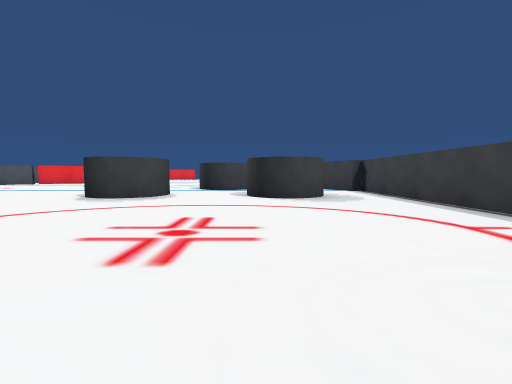
[1] (above)

23 first-person views from a walk through a scene from a Unity 3-D project. The camera is 0.55 m above the floor, tilts 4° down and sees 90° across. The floor is counted in squares, 1 m on a side. Each view is taken from the middle of a square. On the plan, view 1 faces up. The plan holds only what a view shows up to about 9 squares ahead; the rest is blank.

[2]
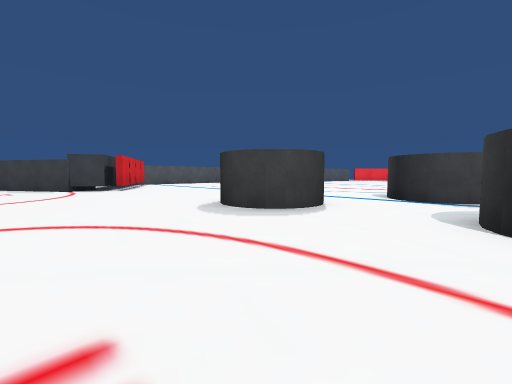

[3]
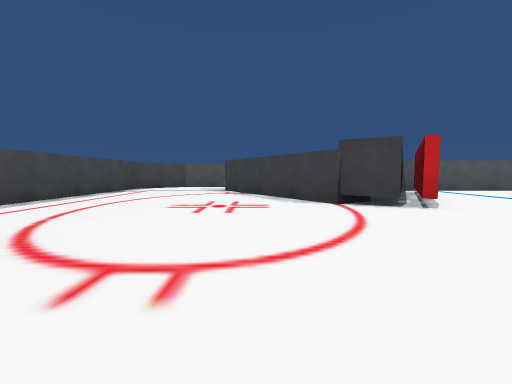

[4]
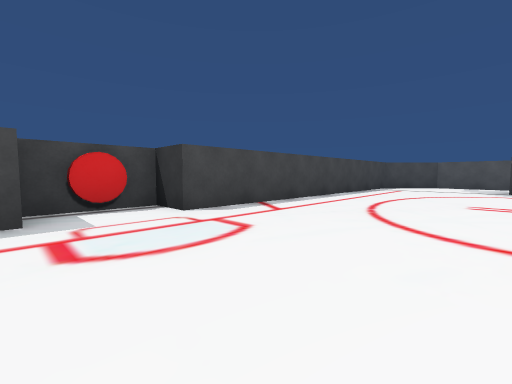

[5]
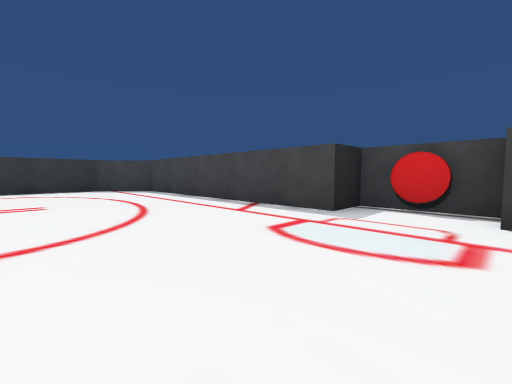

[6]
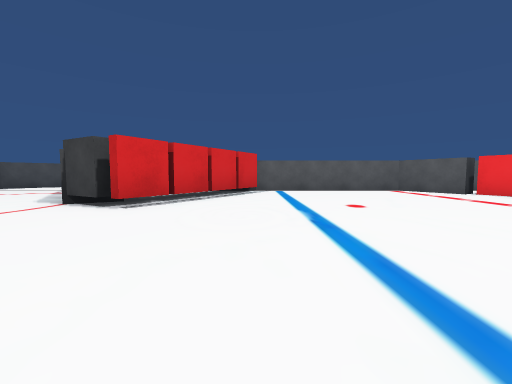

[7]
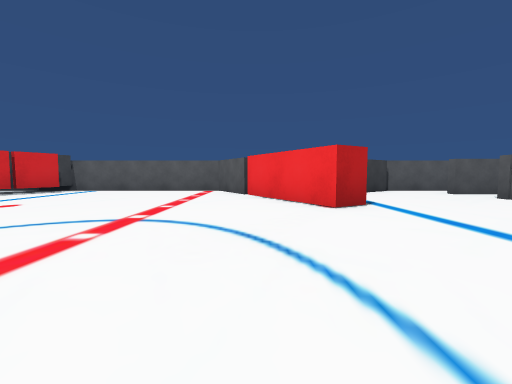

[8]
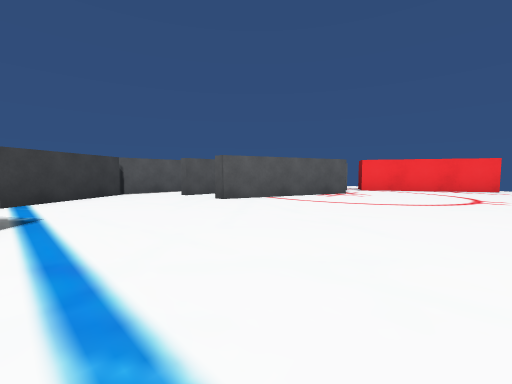

[9]
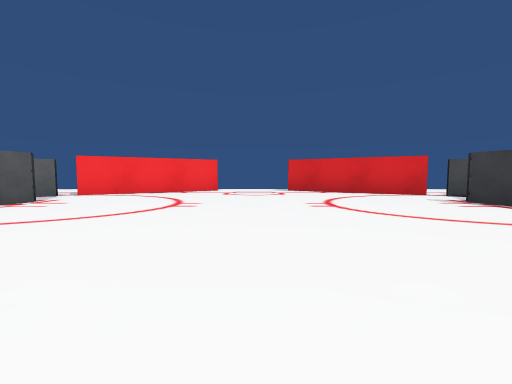

[10]
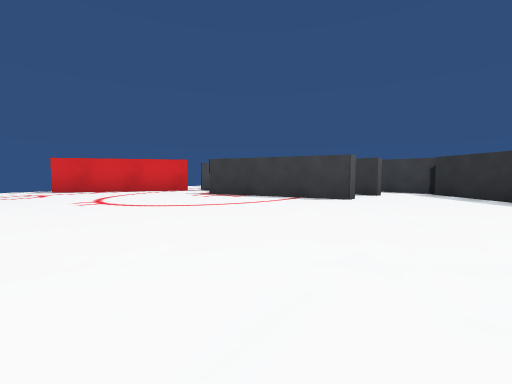

[11]
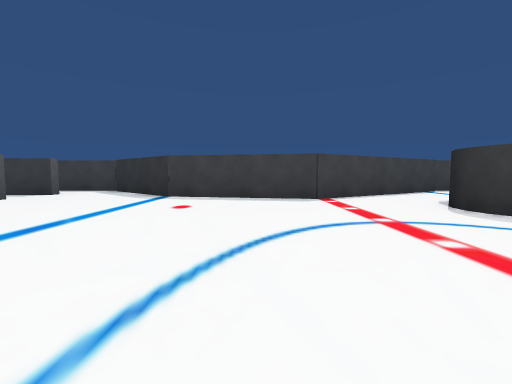

[12]
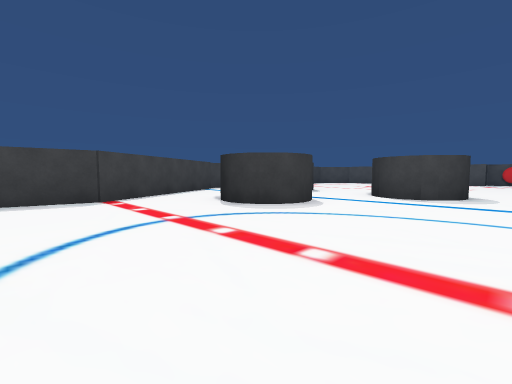

[13]
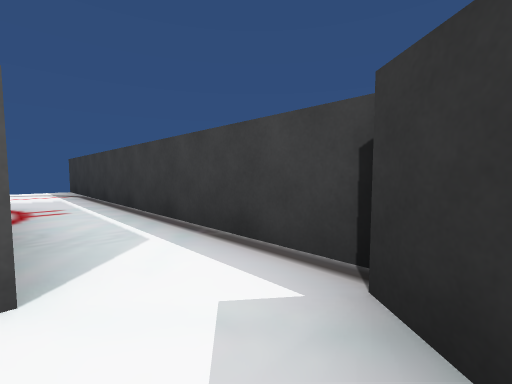

[14]
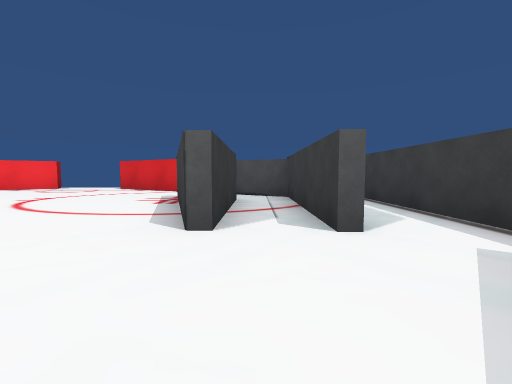

[15]
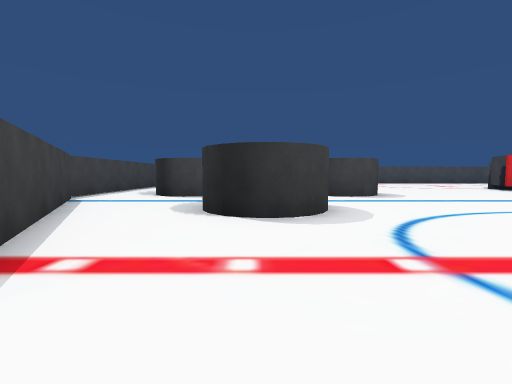

[16]
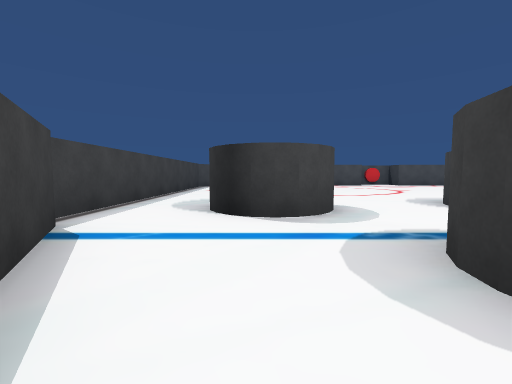

[17]
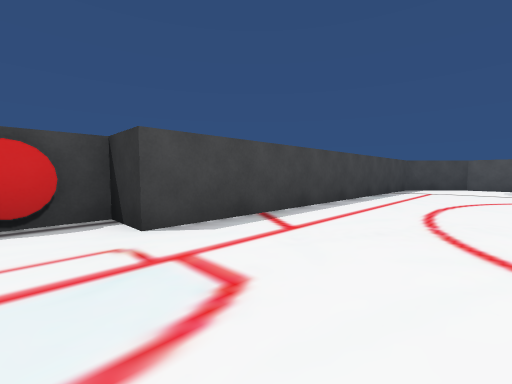

[18]
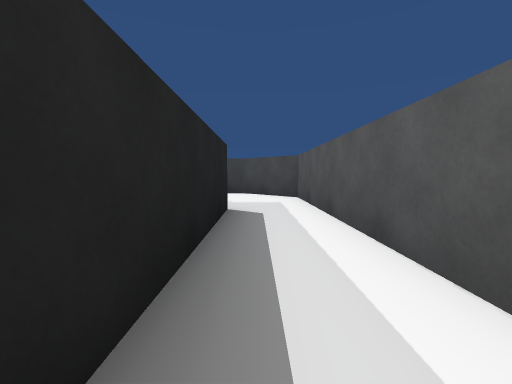

[19]
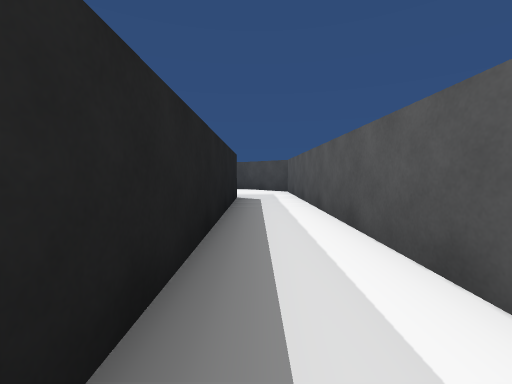

[20]
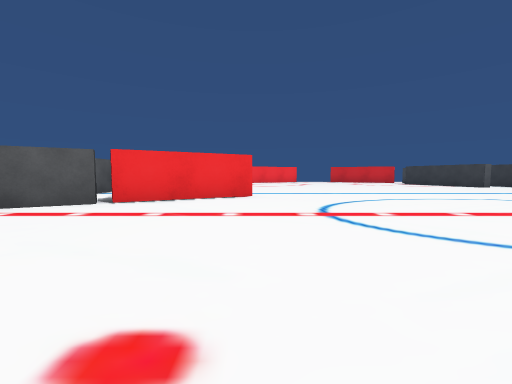

[21]
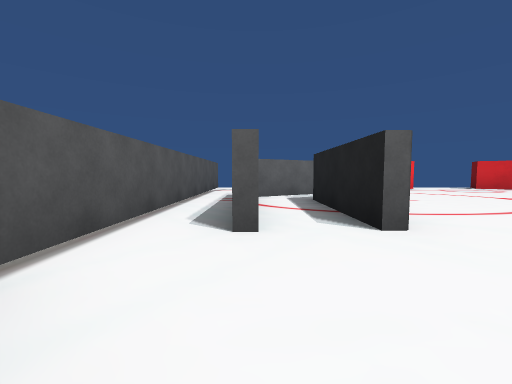

[22]
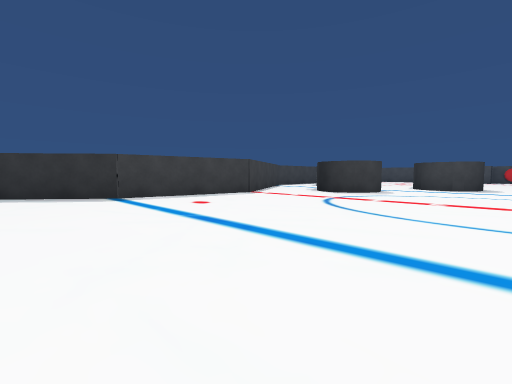

[23]
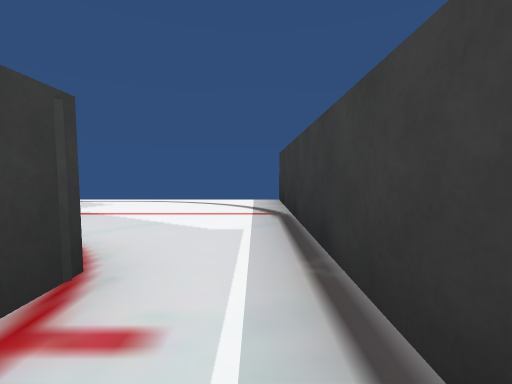

### Floor plan
Points are (right, up) in squares from view 1. A wall is a line through its corners. A room is listed if a view was taken in it or the views show most of it. See-through windows are left out.
Room 1 (views 1, 2, 3, 4, 5, 6, 7, 8, 9, 10, 11, 12, 13, 14, 15, 16, 17, 18, 19, 20, 21, 22)
walls: (-9.5, 16) (-9.1, 15.3) (-11.7, 13.8); (-9, 5.6) (-12.8, 7.8); (-11.9, 13.7) (-13.5, 12.7) (-13.5, 6.6); (-10, 5.8) (-9.2, 5.4) (-9.8, 4.4); (-10.2, 5.4) (-9.6, 4.5) (-13.7, 1.9); (-12.8, 8.1) (-8.9, 5.8); (-13.5, 7.9) (-12.1, 7.1); (-13.5, 17.1) (-13.5, 15.2); (-13.4, 18.3) (-11.7, 15.9); (0.3, 19.4) (-0.8, 23); (-16, 7.1) (-16, -0.1); (1.8, 19.4) (1.8, 23) (0.4, 23.8); (-14.6, 2) (-14.6, 7.6); (-9.3, 23.1) (-10.5, 19.4); (0.6, 22.4) (0.6, 19.4); (-9.9, 24.3) (-11.9, 23.1); (0.1, 24) (-0.3, 24.3); (-0.6, 24.4) (-4, 26.4); (3.5, -0.2) (3.5, 8.5) (3.1, 8.3) (0.6, 12.6) (1.3, 16.2) (3.2, 18.5); (-14.6, -1.5) (-5.9, -1.5) (-5.9, -2.4) (-4.1, -2.4) (-4.1, -1.5) (2.2, -1.5); (-6.2, 26.4) (-9.5, 24.5)
ways out: opening at (2, 19) to room 2; opening at (-13, 19)
objects: grey block (-16, -1) to (-15, -1); other object (-5, -2); grey cylinder (-4, 6) to (-3, 8); grey cylinder (-2, 9) to (0, 11); grey cylinder (0, 6) to (2, 8); grey block (3, -1)
Room 2 (view 23)
walls: (2, 23.5) (2, 22.9); (3.5, 18.4) (3.5, 27.5)
ways out: opening at (2, 19) to room 1

Positions as (right, up) in squares from view 1, and headings:
1: (0, 0), facing up
2: (0, 3), facing up-left
3: (-5, 3), facing left
4: (-4, 2), facing down-left
5: (-6, 2), facing down-right
6: (-5, 8), facing left
7: (-5, 14), facing left
8: (-6, 16), facing up-left
9: (-5, 18), facing up
10: (-5, 17), facing up-right
11: (-5, 14), facing right
12: (-5, 14), facing down-right
13: (2, 18), facing up-right
14: (1, 17), facing up
15: (-1, 14), facing down
16: (1, 11), facing down
17: (-5, 1), facing down-left
18: (-15, 6), facing down
19: (-15, 8), facing down
20: (-9, 9), facing up
21: (-12, 17), facing up
22: (-5, 18), facing down-right
23: (3, 22), facing up
